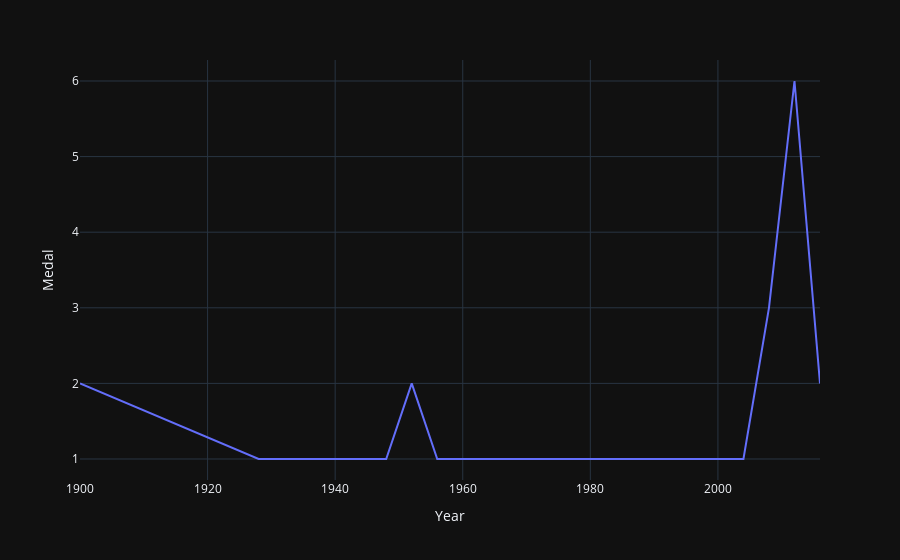

Notebook cell for this chart:
### Code cell
fig = px.line(final_df, x='Year', y='Medal')
fig.show()

### Figure 1 — Plotly figure (JSON) as saved in the notebook; plotly's stock layout.template omitted (floating-point values rounded to 4 significant figures)
{"data": [{"hovertemplate": "Year=%{x}<br>Medal=%{y}<extra></extra>", "legendgroup": "", "line": {"color": "#636efa", "dash": "solid"}, "marker": {"symbol": "circle"}, "mode": "lines", "name": "", "orientation": "v", "showlegend": false, "x": [1900, 1928, 1932, 1936, 1948, 1952, 1956, 1960, 1964, 1968, 1972, 1980, 1996, 2000, 2004, 2008, 2012, 2016], "xaxis": "x", "y": [2, 1, 1, 1, 1, 2, 1, 1, 1, 1, 1, 1, 1, 1, 1, 3, 6, 2], "yaxis": "y", "type": "scatter"}], "layout": {"xaxis": {"anchor": "y", "domain": [0.0, 1.0], "title": {"text": "Year"}}, "yaxis": {"anchor": "x", "domain": [0.0, 1.0], "title": {"text": "Medal"}}, "legend": {"tracegroupgap": 0}, "margin": {"t": 60}}}
